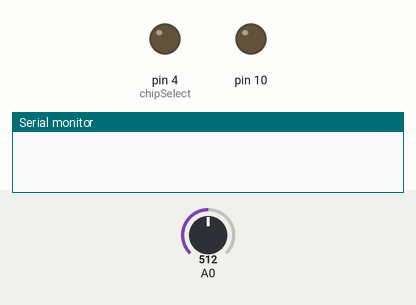
Simulated run of this program. Board: Arduino Uno, built with avr-gcc and run on an emulated ATmega328P. Parts: output pins drawn as LEDs (lit = HIGH), the last lines printed to the serial monitor. The inputs (shaded band) are chosen by the test bench; at power-on: A0 = 512. Storage starts empty.

Above: at 0.1 s.
At 1.8 s:
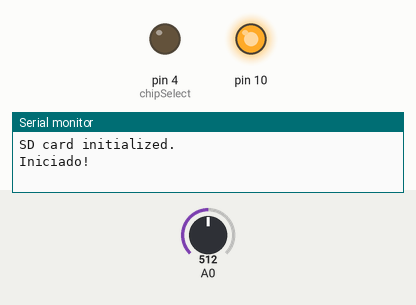
1.9 s: A0 set to 716
3.7 s: A0 set to 122
Timing chart, 0 to 6.7 s (numbered marks = the images above; inputs shaded):
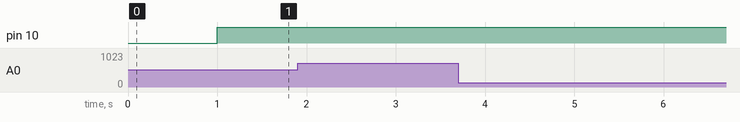

The program:

main.cpp
```cpp
#include <Arduino.h>


// #include <mainFFT.h>

// Defino el tamanio de la captura de datos. // ! Este valor siempre debe ser una potencia de 2
const uint8_t size = 64;

#include <arduinoFFT.h>
arduinoFFT FFT = arduinoFFT();

#include <SPI.h>
#include <SD.h>
#include <vector.h>
Vector vectorR(size), vectorI(size);

void setup(){
    Serial.begin(230400);
    _delay_ms(1000);

    pinMode(chipSelect, OUTPUT);
    pinMode(10, OUTPUT);
    digitalWrite(10, HIGH); // Desactivar Ethernet
    digitalWrite(chipSelect, LOW);   // Activar SD
    if (!SD.begin(chipSelect)) {
        Serial.println(F("SD card failed, or not present"));
        while (1);
    }
    Serial.println(F("SD card initialized."));

    if (SD.exists("dataset.csv"))
        SD.remove("dataset.csv");

    File dataFile = SD.open("dataset.csv", FILE_WRITE);

    Serial.println(F("Iniciado!"));


    if (dataFile) {
        double f31;
        double f17;
        double f61;
        for(uint8_t i=0; i < 250; i++)
        {
            f31=0;
            f17=0;
            f61=0;
            vectorR.clear();
            vectorI.clear();

            // Espero que el joystick se mueva
            const int a = (analogRead(0)/5);
            while(a == (analogRead(0)/5));

            // Cargo los valores en el el vector
            Serial.print(F("Recording "));
            Serial.println(i);
            for (uint8_t i = 0; i < size; i++)
            {
                vectorR.push((double)analogRead(0));
                delay(5);
            }

            Serial.println(F("\nDatos de entrada"));
            // Muestro el vector
            // vectorR.printToSDFile("raw_data.csv");

            // Transformada de fourier
            FFT.Compute(vectorR.data, vectorI.data, size, FFT_FORWARD); /* Compute FFT */
            vectorR.print();

            f31 = vectorR.data[31];
            f17 = vectorR.data[17];
            f61 = vectorR.data[61];

            // dataFile
            dataFile.print(f31);
            dataFile.print(F(",\t"));
            dataFile.print(f17);
            dataFile.print(F(",\t"));
            dataFile.println(f61);
        }
    }
    else
        Serial.println(F("Error abriendo el archivo"));

    dataFile.close();

    /* // Muestro el vector transformado
    Serial.println(F("\nDatos transformados"));
    vectorR.printToSDFile("fft_data.csv");
    vectorR.println();

    Serial.println(F("CAPTURA DE DATOS FINALIZADA"));

    for(;;); */
}


void loop(){
}
```

vector.h
```cpp
#ifndef MI_VECTOR_H
#define MI_VECTOR_H

/*
 * Esta mini Clase permite crear un vector de longitud fija que se puede manipular con metodos tipicos como .push(val) y .pop(val)
 *
 @ by github.com/Rafdal
 */


typedef double formato_t;
const int chipSelect = 4; // pin CS del modulo SD o ethernet con SD


// Vector de longitud fija
class Vector
{
private:
    uint8_t _size;

public:
    formato_t* data; // puntero del array de datos

    // Constructor de la clase
    Vector(uint8_t size) {
        _size = size;
        data = new formato_t[size+1];
        for (uint8_t i = 0; i < size+1; i++)
        {
            // Inicio todo en cero
            data[i] = 0;
        }
    }
    // Destructor de la clase
    ~Vector() {
        if(data)
            delete[] data;
    }

    // Agrego un valor al final de la cadena y corro todos los valores una posicion hacia la izquierda
    void push(formato_t newValue) {
        for (uint8_t i = 0; i < _size-1; i++)
        {
            data[i] = data[i+1];
        }
        data[_size-1] = newValue;
    }

    void clear(){
        for (uint8_t i = 0; i < _size; i++)
        {
            data[i]=0;
        }
    }

    // Agrego un valor al principio de la cadena y corro todos los valores una posicion hacia la derecha
    void pop(formato_t newValue) {
        for (uint8_t i = _size; i > 0; i--)
        {
            data[i] = data[i-1];
        }
        data[0] = newValue;
    }

    // Imprime todos los valores del vector
    void print() {
        for (uint8_t i = 0; i < _size; i++)
        {
            #if formato_t == double
                Serial.print(String(data[i]));
                Serial.print(F(", "));
            #elif formato_t == uint8_t
                char buf[8];
                sprintf(buf, "%u,", (uint8_t)data[i]);
            Serial.print(buf);
            #endif
        }
        Serial.println();
    }


    // Imprime todos los valores del vector, pero en vertical y con su indice
    void println() {
        for (uint8_t i = 0; i < _size; i++)
        {
            #if formato_t == double
                Serial.print(i);
                Serial.print('\t');
                Serial.println(String(data[i]));
            // #elif formato_t == uint8_t
            //     char buf[8];
            //     sprintf(buf, "%u,", (uint8_t)data[i]);
            //     Serial.print(buf);
            #endif
        }
    }


    #ifdef __SD_H__
    void printToSDFile(const char* filepath, bool eliminar = true) {
        if (SD.exists(filepath) && eliminar)
        {
            SD.remove(filepath);
            Serial.println(F("Archivo eliminado"));
        }

        File dataFile = SD.open(filepath, FILE_WRITE);

        if (dataFile) {
            for (unsigned long i = 0; i < _size; i++)
                dataFile.println(data[i], 2);
        }
        else
            Serial.println(F("Error abriendo el archivo"));

        dataFile.close();
    }
    #endif

};

#endif
```
